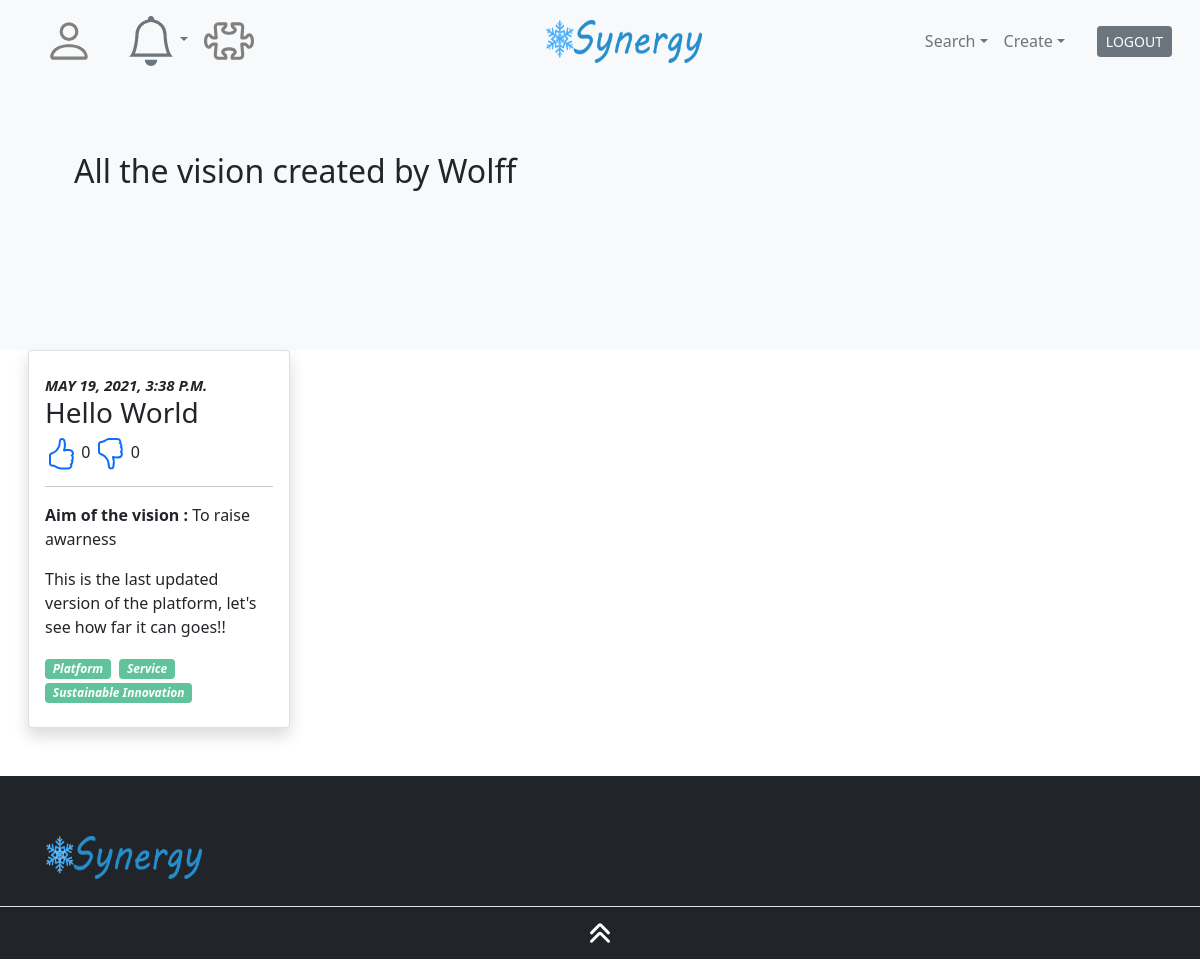
/accounts/profile/vision/Wolff/ (signed in), run on the app's committed database.
### knowledge/models.py (models this page shows, shortened)
class Vision(models.Model):
    title = models.CharField(max_length=100, unique=True, )
    user = models.ForeignKey(settings.AUTH_USER_MODEL,on_delete=models.CASCADE, default=1)
    content = models.TextField(max_length=444,default="NA")
    aim_vision = models.CharField(max_length=30, choices=Aims)
    keywords = TaggableManager()
    slug = models.SlugField(max_length= 250,unique=True)
    date_publication = models.DateTimeField(auto_now_add=True)

### accounts/views.py (the view)
# urls.py: path("profile/vision/<str:username>/", views.view_vision_created, name="view_vision_created"),
@login_required
def view_vision_created(request,username):
    user_profile = User.objects.get(username=username)
    vision_created = Vision.objects.filter(user_id=user_profile.id)
    editable = False
    if request.user == user_profile:
        editable = True
    aim = {
        1: "To raise awarness",
        2: "To share a product or service",
        3: "To search for improvement",
        4: "To present theoretical results ",
        5: "To make laugh",
        6: "Others",
        }
    list = []
    for vision in vision_created:
        my_dict = {'Type': [], 'ID': [], 'Name': [] , 'Date': [], 'Slug': [], 'Content': [], 'Description': [], 'Aim': [], 'User': [], 'User_Type': [], 'Likes': [],'Dislikes': [], 'L': [],'D': []}
        my_dict['Type'].append("Vision")
        my_dict['Name'].append(vision.title)
        my_dict['ID'].append(vision.id)
        my_dict['Date'].append(vision.date_publication)
        my_dict['Slug'].append(vision.slug)
        my_dict['Content'].append(vision.content)
        my_dict['Description'].append(vision.keywords)
        for keys in aim:
            if int(vision.aim_vision) == keys:
                my_dict['Aim'].append(aim[keys])
        vision_likes = Liked_Vision.objects.filter(vision_related_id=vision.id).count
        my_dict['Likes'].append(vision_likes)
        vision_dislikes = Disliked_Vision.objects.filter(vision_related_id=vision.id).count
        my_dict['Dislikes'].append(vision_dislikes)
        if Liked_Vision.objects.filter(Q(user_related_id=request.user.id) & Q(vision_related_id=vision.id)).exists():
            my_dict['L'].append("Yes")
        else:
            my_dict['L'].append("No")
        if Disliked_Vision.objects.filter(Q(user_related_id=request.user.id) & Q(vision_related_id=vision.id)).exists():
            my_dict['D'].append("Yes")
        else:
            my_dict['D'].append("No")
        list.append(my_dict)
    return render(request, "dist/inside/profile/vision_created.html", context={"list":list, "user_profile": user_profile, "vision_created": vision_created, "editable": editable})

### template/dist/inside/profile/vision_created.html (shortened to what this page needs)
{% extends "dist/inside/template_inside.html" %}
{% block contenu %}
    <main>
        <section class="bg-light pb-6 pb-md-0">
            <div class=container>
                <div class="col-lg-10 py-9 py-lg-10 z-index-1">
                    <h2>All the vision created by {{user_profile.username}}</h2>
                </div>
            </div>
        </section>
        <section>
            <div class="row px-4">
                {% if not list %}
                    <h4>{{user_profile.username}} has not yet created a vision</h4>
                {% else %}
                    {% for view_vision in list %}
                        <div class="col-md-12 col-lg-3 px-3 mb-5" data-aos=fade-up>
                            <div class="card shadow lift rounded">
                                <div class="card-body py-4">
                                    <p class="font-size-6 text-uppercase font-weight-bold mb-0"><i>{{ view_vision.Date.0 }}</i></p>
                                    <h3 class=card-title>{{ view_vision.Name.0 }}</h3>
                                    {% if view_vision.L.0 == "Yes" %}
                                        <a href="{% url 'accounts:vision_add_like' slug=view_vision.Slug.0 %}"><svg xmlns="http://www.w3.org/2000/svg" width="32" height="32" fill="currentColor" class="bi bi-hand-thumbs-up-fill" viewBox="0 0 16 16">
                                            <path d="M6.956 1.745C7.021.81 7.908.087 8.864.325l.261.066c.463.116.874.456 1.012.965.22.816.533 2.511.062 4.51a9.84 9.84 0 0 1 .443-.051c.713-.065 1.669-.072 2.516.21.518.173.994.681 1.2 1.273.184.532.16 1.162-.234 1.733.058.119.103.242.138.363.077.27.113.567.113.856 0 .289-.036.586-.113.856-.039.135-.09.273-.16.404.169.387.107.819-.003 1.148a3.163 3.163 0 0 1-.488.901c.054.152.076.312.076.465 0 .305-.089.625-.253.912C13.1 15.522 12.437 16 11.5 16H8c-.605 0-1.07-.081-1.466-.218a4.82 4.82 0 0 1-.97-.484l-.048-.03c-.504-.307-.999-.609-2.068-.722C2.682 14.464 2 13.846 2 13V9c0-.85.685-1.432 1.357-1.615.849-.232 1.574-.787 2.132-1.41.56-.627.914-1.28 1.039-1.639.199-.575.356-1.539.428-2.59z"/>
                                        </svg></a> {{ view_vision.Likes.0 }}
                                        <a href="#"><svg xmlns="http://www.w3.org/2000/svg" width="32" height="32" fill="currentColor" class="bi bi-hand-thumbs-down" viewBox="0 0 16 16">
                                            <path d="M8.864 15.674c-.956.24-1.843-.484-1.908-1.42-.072-1.05-.23-2.015-.428-2.59-.125-.36-.479-1.012-1.04-1.638-.557-.624-1.282-1.179-2.131-1.41C2.685 8.432 2 7.85 2 7V3c0-.845.682-1.464 1.448-1.546 1.07-.113 1.564-.415 2.068-.723l.048-.029c.272-.166.578-.349.97-.484C6.931.08 7.395 0 8 0h3.5c.937 0 1.599.478 1.934 1.064.164.287.254.607.254.913 0 .152-.023.312-.077.464.201.262.38.577.488.9.11.33.172.762.004 1.15.069.13.12.268.159.403.077.27.113.567.113.856 0 .289-.036.586-.113.856-.035.12-.08.244-.138.363.394.571.418 1.2.234 1.733-.206.592-.682 1.1-1.2 1.272-.847.283-1.803.276-2.516.211a9.877 9.877 0 0 1-.443-.05 9.364 9.364 0 0 1-.062 4.51c-.138.508-.55.848-1.012.964l-.261.065zM11.5 1H8c-.51 0-.863.068-1.14.163-.281.097-.506.229-.776.393l-.04.025c-.555.338-1.198.73-2.49.868-.333.035-.554.29-.554.55V7c0 .255.226.543.62.65 1.095.3 1.977.997 2.614 1.709.635.71 1.064 1.475 1.238 1.977.243.7.407 1.768.482 2.85.025.362.36.595.667.518l.262-.065c.16-.04.258-.144.288-.255a8.34 8.34 0 0 0-.145-4.726.5.5 0 0 1 .595-.643h.003l.014.004.058.013a8.912 8.912 0 0 0 1.036.157c.663.06 1.457.054 2.11-.163.175-.059.45-.301.57-.651.107-.308.087-.67-.266-1.021L12.793 7l.353-.354c.043-.042.105-.14.154-.315.048-.167.075-.37.075-.581 0-.211-.027-.414-.075-.581-.05-.174-.111-.273-.154-.315l-.353-.354.353-.354c.047-.047.109-.176.005-.488a2.224 2.224 0 0 0-.505-.804l-.353-.354.353-.354c.006-.005.041-.05.041-.17a.866.866 0 0 0-.121-.415C12.4 1.272 12.063 1 11.5 1z"/>
                                        </svg></a> {{ view_vision.Dislikes.0 }}
                                    {% else %}
                                        <a href="{% url 'accounts:vision_add_like' slug=view_vision.Slug.0 %}"></a> {{ view_vision.Likes.0 }}
                                        <a href="{% url 'accounts:vision_add_dislike' slug=view_vision.Slug.0 %}"></a> {{ view_vision.Dislikes.0 }}
                                    {% endif %}
                                    <hr>
                                    <p class=card-text><strong>Aim of the vision : </strong> {{ view_vision.Aim.0 }}</p>
                                    <p class=card-text>{{ view_vision.Content.0 }}</p>
                                    {% for v in vision_created %}
                                        {% if v.id == view_vision.ID.0 %}
                                            {% for keyword in v.keywords.all %}
                                                <i class="mr-1 badge badge-success">{{ keyword }}</i>
                                            {% endfor %}
                                        {% endif %}
                                    {% endfor %}
                                </div>
                            </div>
                        </div>
                    {% endfor %}
                {% endif %}
            </div>
        </section>
    </main>
{% endblock %}

### data on the page
Vision: Date.0 "MAY 19, 2021, 3:38 P.M.", Name.0 "Hello World", Content.0 "This is the last updated version of the platform, let's see how far it can goes!!"
Tag: name "Platform"
Tag: name "Service"
Tag: name "Sustainable Innovation"

### other printed values
{{ user_profile.username }} "Wolff"
{{ view_vision.Likes.0 }} "0"
{{ view_vision.Dislikes.0 }} "0"
{{ view_vision.Aim.0 }} "To raise awarness"
